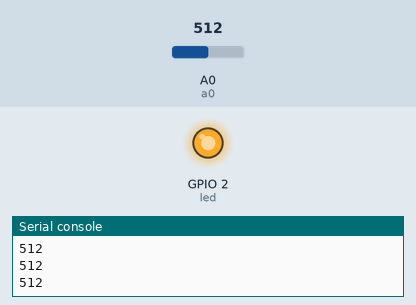
Simulated run of this program. Board: ESP8266 board running MicroPython. Shown: output pins drawn as LEDs (lit = HIGH, except the on-board LED, lit = LOW), the last lines printed to the serial console. The inputs (shaded band) are chosen by the test bench; at power-on: A0 (a0) = 512 (analog values on the 0–1023 scale).

Above: at 1.2 s.
1.3 s: A0 (a0) set to 590
2.8 s: A0 (a0) set to 611
At 3.5 s:
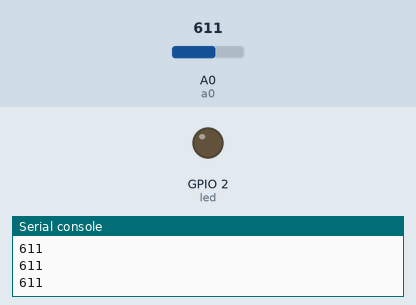
4.3 s: A0 (a0) set to 511
At 4.8 s:
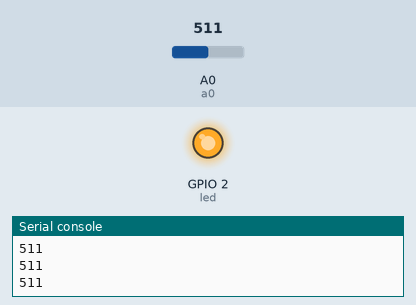
5.8 s: A0 (a0) set to 610
At 7.2 s:
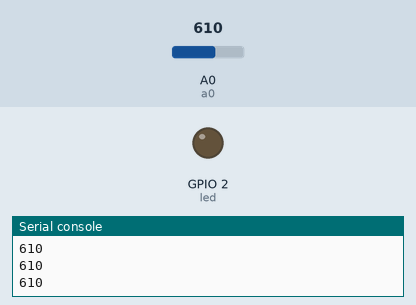
Timing chart, 0 to 8.3 s (numbered marks = the images above; inputs shaded):
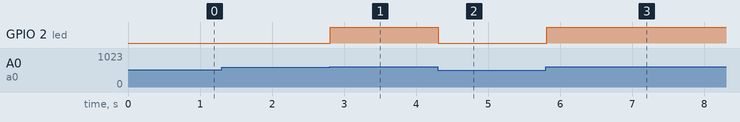

The program:

light_sensor.py
```python
from machine import Pin,ADC
import time

led = Pin(2, Pin.OUT) #DPIO2對應到D4
a0 = ADC(0)

while True:
  value = a0.read() #讀取A0埠
  print(value)      #顯示轉換後的數值
  if value<600:
      led.value(0)  #開燈
  else:
      led.value(1)  #關燈
  time.sleep(0.1) 
```

Measured:
- the behaviour switches between 599 and 600 on A0 (a0) (found by bisection; images 0 and 1)
- after the input at 2.8 s, GPIO 2 (led): LOW → HIGH at once
- after the input at 4.3 s, GPIO 2 (led): HIGH → LOW at once
- after the input at 5.8 s, GPIO 2 (led): LOW → HIGH at once
